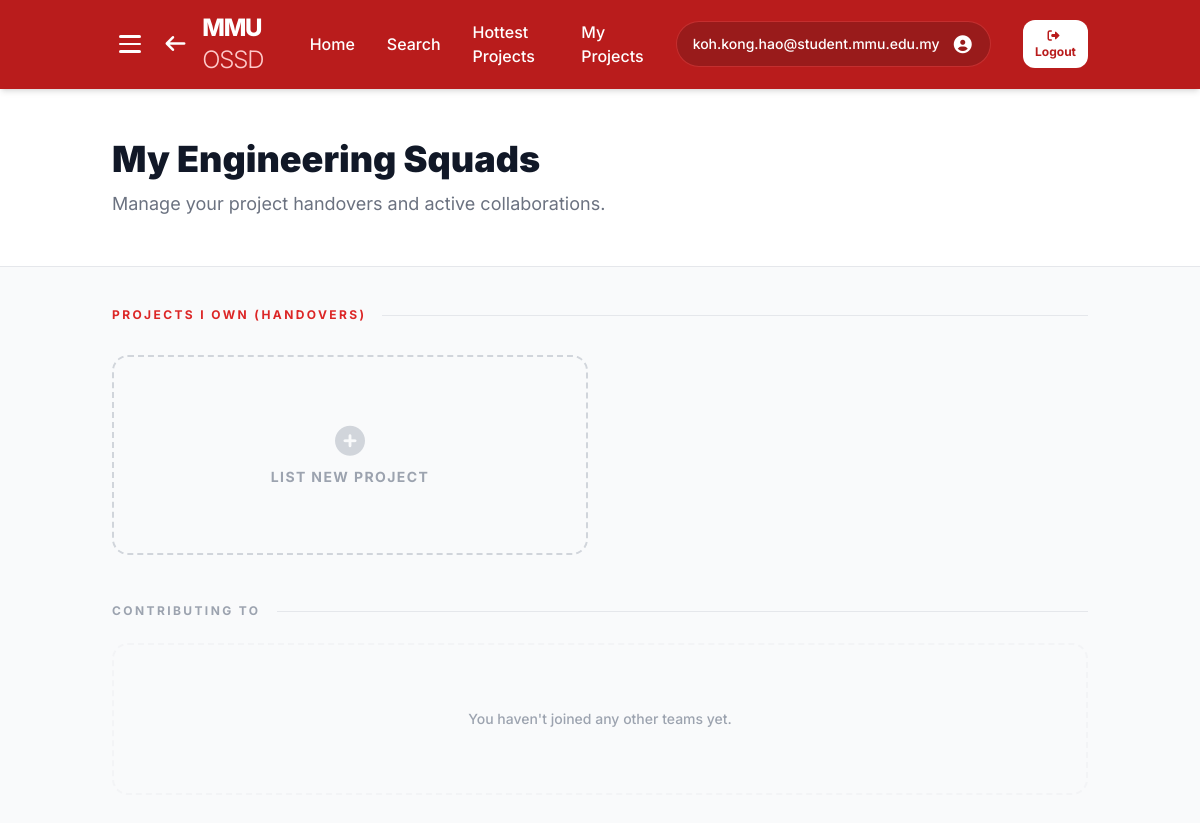
/my_projects (signed in), run on an earlier commit of the app's database.
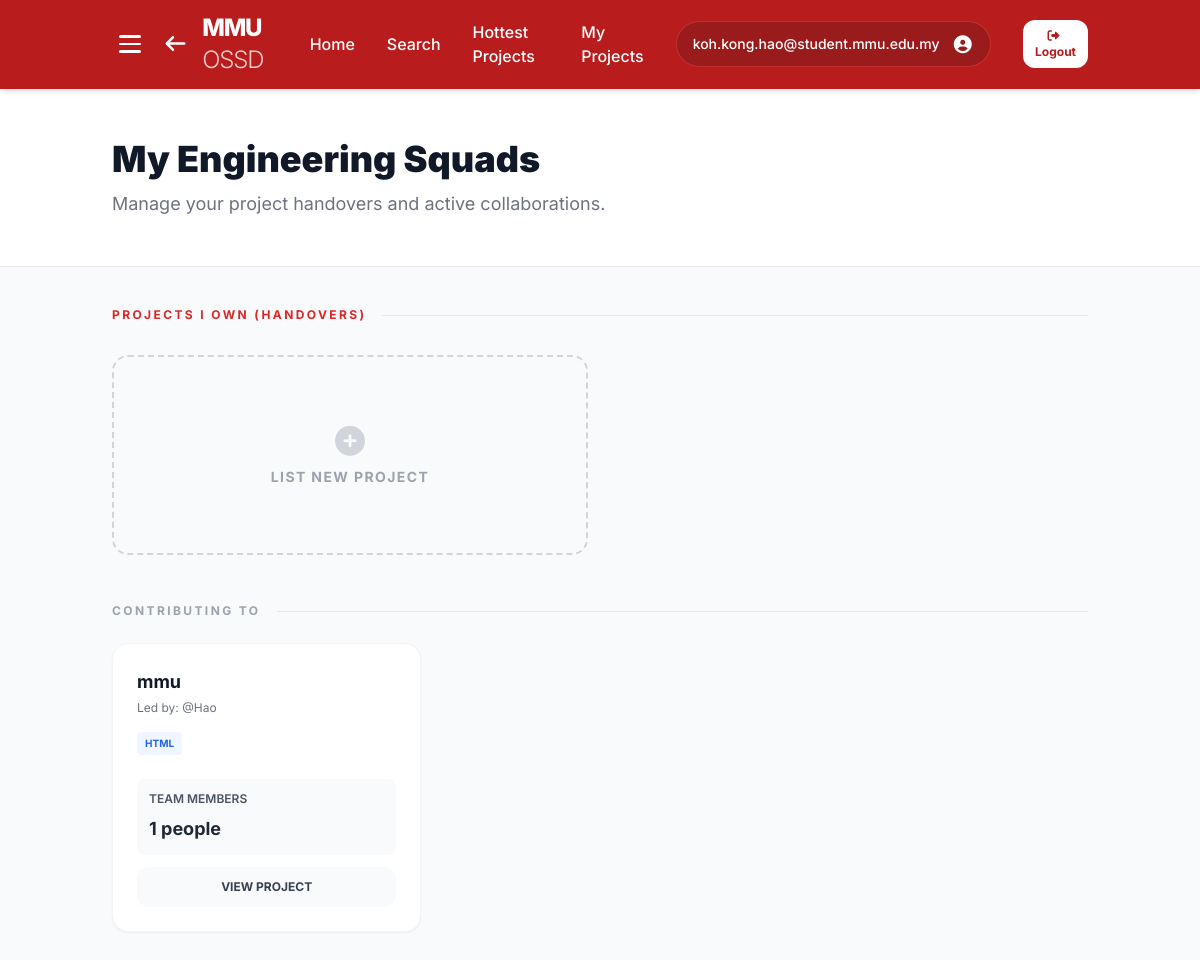
And on a later commit of the database.
### website/models.py (models this page shows)
class Project(db.Model):
    __tablename__ = 'projects'
    id = db.Column(db.Integer, primary_key=True, autoincrement=True)
    user_id = db.Column(db.Integer, db.ForeignKey('users.id', ondelete='CASCADE'), nullable=False)
    project_name = db.Column(db.String(255), nullable=False)
    description = db.Column(db.Text, default='')
    status = db.Column(db.String(50), nullable=False, default='Active')
    repo_url = db.Column(db.String(255), default='')
    languages = db.Column(db.String(255), default='')
    roles_needed = db.Column(db.String(255), default='')
    contributors = db.Column(db.String(50), default='1')
    created_at = db.Column(db.DateTime, nullable=False, default=datetime.utcnow)
    views = db.Column(db.Integer, default=0)
    images = db.relationship('ProjectImage', backref='project', lazy=True, cascade='all, delete-orphan')
    suggestions = db.relationship('Suggestion', backref='project', lazy=True, cascade='all, delete-orphan')
    members = db.relationship('ProjectMember', backref='project', lazy='subquery', cascade='all, delete-orphan')
    stars = db.relationship('ProjectStar', backref='project', lazy=True, cascade='all, delete-orphan')

class User(db.Model):
    __tablename__ = 'users'
    id = db.Column(db.Integer, primary_key=True, autoincrement=True)
    email = db.Column(db.String(255), unique=True, nullable=False)
    password_hash = db.Column(db.String(255))
    name = db.Column(db.String(255), nullable=False, default='MMU Student')
    is_admin = db.Column(db.Boolean, default=False, nullable=False)
    faculty = db.Column(db.String(255), nullable=False, default='Faculty of Computing & Informatics')
    bio = db.Column(db.Text, default='')
    avatar_path = db.Column(db.String(255), default='')
    interests = db.Column(db.Text, default='')  # Comma-separated project interests
    rank = db.Column(db.Integer, nullable=False, default=0)
    karma = db.Column(db.Integer, nullable=False, default=0)
    created_at = db.Column(db.DateTime, nullable=False, default=datetime.utcnow)
    is_verified = db.Column(db.Boolean, default=False)
    is_admin = db.Column(db.Boolean, default=False)  # Admin privilege for content moderation
    otp = db.Column(db.String(6), nullable=True)
    last_seen = db.Column(db.DateTime, nullable=True)
    skills = db.relationship('Skill', backref='user', lazy=True, cascade='all, delete-orphan')
    badges = db.relationship('Badge', backref='user', lazy=True, cascade='all, delete-orphan')
    comments = db.relationship('Comment', backref='user', lazy=True, cascade='all, delete-orphan')
    projects = db.relationship('Project', backref='user', lazy=True, cascade='all, delete-orphan')
    suggestions = db.relationship('Suggestion', backref='user', lazy=True, cascade='all, delete-orphan')
    questions = db.relationship('Question', backref='author', lazy=True, cascade='all, delete-orphan')
    question_likes = db.relationship('QuestionLike', backref='user', lazy=True, cascade='all, delete-orphan')
    question_favorites = db.relationship('QuestionFavorite', backref='user', lazy=True, cascade='all, delete-orphan')
    question_comments = db.relationship('QuestionComment', backref='user', lazy=True, cascade='all, delete-orphan')
    starred_projects = db.relationship('ProjectStar', backref='user', lazy=True, cascade='all, delete-orphan')
    settings = db.relationship('UserSettings', backref='user', uselist=False, cascade='all, delete-orphan')

### website/views.py (the view)
@views.route('/my_projects')
def my_projects():
    current_user = get_current_user()
    if not current_user or 'user_email' not in session:
        flash("Please login to view your projects.", "error")
        return redirect(url_for('views.login'))
    own_projects = Project.query.filter_by(user_id=current_user.id).order_by(Project.created_at.desc()).all()
    memberships = current_user.project_memberships.all()
    joined_projects = [membership.project for membership in memberships]
    current_user.last_seen = datetime.now(timezone.utc)
    db.session.commit()
    return render_template("My_Projects.html", own_projects=own_projects, joined_projects=joined_projects)

### website/views.py (called while the page is built)
def get_current_user():
    email = session.get('user_email', 'student@mmu.edu.my')
    user = User.query.filter_by(email=email).first()
    return user

### website/templates/My_Projects.html (shortened to what the changed rows need)
<!DOCTYPE html>
<html lang="en">
<head>
    <script src="https://cdn.tailwindcss.com"></script>
    <link href="https://cdnjs.cloudflare.com/ajax/libs/font-awesome/7.0.1/css/all.min.css" rel="stylesheet">
</head>
<body class="bg-gray-50 text-gray-900">
<nav class="bg-red-700 text-white shadow-md sticky top-0 z-50">
    <div class="container mx-auto px-6 py-3 flex items-center justify-between">
        <div class="flex items-center gap-4">
            <a href="{{ url_for('views.home') }}" class="hover:opacity-80 transition flex items-center gap-4">
                <h1 class="text-2xl font-extrabold tracking-tighter">
                    MMU <span class="font-light text-red-200">OSSD</span>
                </h1>
            </a>
        </div>
    </div>
</nav>
<header class="bg-white border-b py-12">
    <div class="container mx-auto px-6">
        <h2 class="text-4xl font-black text-gray-900 leading-tight">My Engineering Squads</h2>
    </div>
</header>
<main class="container mx-auto px-6 py-10">
    <section class="mt-12">
        <div class="grid grid-cols-1 md:grid-cols-2 lg:grid-cols-3 gap-6">
            {% if joined_projects and joined_projects|length > 0 %}
                {% for project in joined_projects %}
                <div class="bg-white p-6 rounded-2xl border border-gray-100 shadow-sm hover:shadow-md transition flex flex-col justify-between h-full">
                    <div>
                        <h4 class="text-lg font-bold text-gray-900 mb-1">{{ project.project_name }}</h4>
                        <p class="text-xs text-gray-500 mb-4">Led by: @{{ project.user.name }}</p>
                        <div class="flex flex-wrap gap-2 mb-6">
                            {% if project.languages %}
                                {% for lang in project.languages.split(',') %}
                                <span class="text-[10px] font-bold bg-blue-50 text-blue-600 px-2 py-1 rounded uppercase">
                                    {{ lang.strip() }}
                                </span>
                                {% endfor %}
                            {% else %}
                                <span class="text-[10px] font-bold bg-gray-50 text-gray-500 px-2 py-1 rounded uppercase">
                                    N/A
                                </span>
                            {% endif %}
                        </div>
                        <div class="mb-3 p-3 bg-gray-50 rounded-lg">
                            <h6 class="text-xs font-semibold text-gray-600 uppercase">Team Members</h6>
                            <div class="text-lg font-bold text-gray-800 mt-2">{{ project.members|length }} people</div>
                        </div>
                    </div>
                    <a href="{{ url_for('views.project_page', project_id=project.id) }}" class="block w-full text-center bg-gray-50 text-gray-700 hover:bg-gray-100 py-3 rounded-xl text-xs font-bold transition mt-auto">
                        VIEW PROJECT
                    </a>
                </div>
                {% endfor %}
            {% else %}
                <div class="col-span-full py-16 text-center text-gray-400 text-sm font-medium border-2 border-dashed border-gray-100 rounded-2xl bg-gray-50/50">
                    You haven't joined any other teams yet.
                </div>
            {% endif %}
        </div>
    </section>
</main>
</body>
</html>

What changed in the data, as far as the page shows it:
added Project: project_name "mmu", user.name "Hao", strip "HTML", members|length "1"
Also different on the page:
text no longer shown: "You haven't joined any other teams yet."
